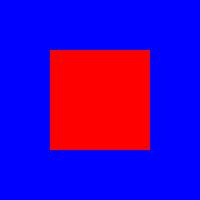
#> input picture my_image.jpg, 200 x 200 px
$ python main.py
#> lines starting #> are read from the running program, lines starting #| are printed output that depends on the picture; after the words box and inside, x2 and y2 are one past the last pixel; in counts of white or black regions, pixels touching at a corner belong together
### image_utils.py
import numpy as np
from PIL import Image
from scipy.signal import convolve2d

def load_image(path):


    img = Image.open(path)

    return np.array(img)

def edge_detection(image):


    if len(image.shape) == 3:
        # Axis 2 is the color channel axis. Averaging collapses it to 2D.
        gray_image = np.mean(image, axis=2)
    else:
        # If already grayscale, just use it as is
        gray_image = image

    # Step 2: Define the filters (kernels) from the instructions
    # KernelY: Detects changes in the vertical direction
    kernelY = np.array([
        [1, 2, 1],
        [0, 0, 0],
        [-1, -2, -1]
    ])

    # KernelX: Detects changes in the horizontal direction
    kernelX = np.array([
        [1, 0, -1],
        [2, 0, -2],
        [1, 0, -1]
    ])

    # Step 3: Apply convolution
    # mode='same' ensures the output size matches the input size
    # boundary='fill', fillvalue=0 ensures zero padding is used
    edgeY = convolve2d(gray_image, kernelY, mode='same', boundary='fill', fillvalue=0)
    edgeX = convolve2d(gray_image, kernelX, mode='same', boundary='fill', fillvalue=0)

    # Step 4: Compute the magnitude
    # Formula: sqrt(edgeX^2 + edgeY^2)
    edgeMAG = np.sqrt(edgeX**2 + edgeY**2)

    return edgeMAG

### main.py
import numpy as np
from PIL import Image
import matplotlib.pyplot as plt
from skimage.filters import median
from skimage.morphology import ball

# Import the functions we created in the other file
from image_utils import load_image, edge_detection

def main():
    # 1. Load the image (REPLACE 'my_image.jpg' WITH YOUR IMAGE FILE NAME)
    image_path = 'my_image.jpg'
    try:
        original_image = load_image(image_path)
#> in load_image, img is the input picture: PIL image 200x200 RGB; mean R, G, B 63.3, 0.3, 190.5
    except FileNotFoundError:
        print(f"Error: Could not find '{image_path}'. Please add an image file.")
        return

    print("Image loaded successfully.")

    # 2. Suppress noise using a median filter
    # ball(3) creates a 3D footprint radius 3.
    # This cleans 'salt and pepper' noise before edge detection.
    clean_image = median(original_image, ball(3))
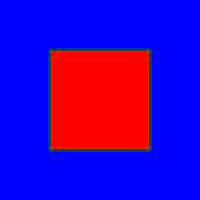
#> clean_image: shape (200, 200, 3); mean R, G, B 61.1, 2.6, 188.5
    print("Noise suppression complete.")

    # 3. Detect edges using our custom function
    edge_mag = edge_detection(clean_image)
#> in edge_detection, `gray_image = np.mean(image, axis=2)`:
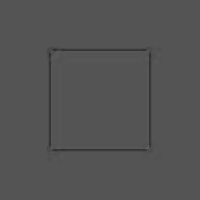
#> gray_image: shape (200, 200) float64; min 45.33, max 101, mean 84
#> in edge_detection, `edgeY = convolve2d(gray_image, kernelY, mode='same', boundary='fill', ..`:
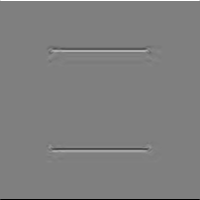
#> edgeY: shape (200, 200) float64; min -338.7, max 338.7, mean 0; drawn with min black and max white
#> in edge_detection, `edgeX = convolve2d(gray_image, kernelX, mode='same', boundary='fill', ..`:
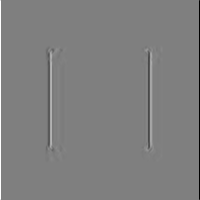
#> edgeX: shape (200, 200) float64; min -338.7, max 338.7, mean 0; drawn with min black and max white
#> in edge_detection, `edgeMAG = np.sqrt(edgeX**2 + edgeY**2)`:
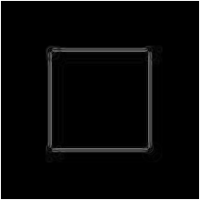
#> edgeMAG: shape (200, 200) float64; min 0, max 359.2, mean 12.1; drawn with min black and max white
    print("Edge detection complete.")

    # 4. Thresholding to create a binary image
    # You can view the histogram to pick a better number, but 50-100 is usually a good start.
    # Values > threshold become 1 (White edge), others become 0 (Black background).
    threshold = 80
    binary_edges = edge_mag > threshold
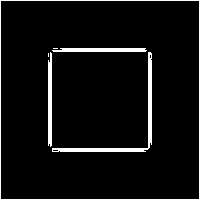
#> binary_edges: shape (200, 200) bool; 5.7% white; 6 white regions (2 under 20 px), largest, box (x1, y1, x2, y2) and area: (0, 0, 200, 200) 796, (52, 52, 152, 152) 744, (52, 48, 147, 52) 357, (48, 52, 52, 147) 356

    # 5. Save the result
    # Convert boolean (True/False) to uint8 (0-255) for saving as an image
    final_image_array = (binary_edges * 255).astype(np.uint8)
    edge_image = Image.fromarray(final_image_array)

    output_filename = 'my_edges.png'
    edge_image.save(output_filename)
    print(f"Edge image saved as '{output_filename}'.")

    # Optional: Display images to verify
    plt.figure(figsize=(10, 5))
    plt.subplot(1, 2, 1)
    plt.imshow(original_image)
    plt.title("Original")
    plt.axis('off')

    plt.subplot(1, 2, 2)
    plt.imshow(final_image_array, cmap='gray')
    plt.title("Edge Detection")
    plt.axis('off')
    plt.show()

if __name__ == "__main__":
    main()
